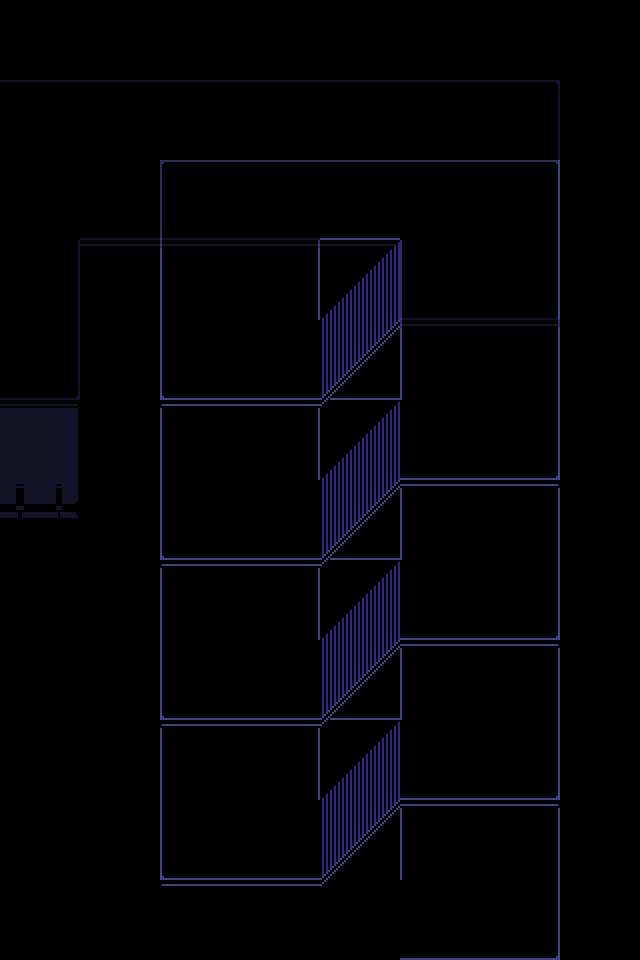

This is a level from a 2D game, rendered from its Tiled map with the project's own tilesets. A one-line summary and the map file follow, with tile-layer data summarised:
An orthogonal 16x24 tile map with 40x40 px tiles, 5 tile layers (B5, B4, B3, LowerFloor, ...) and 55 objects (38x floor, 10x floor_switcher, spawn).

<map version="1.10" tiledversion="1.10.2" orientation="orthogonal" renderorder="right-down" width="16" height="24" tilewidth="40" tileheight="40" infinite="0" nextlayerid="19" nextobjectid="100">
 <editorsettings>
  <export target="floored.lua" format="lua" />
 </editorsettings>
 <tileset firstgid="1" source="../tilesets/castle.tsx" />
 <layer id="11" name="B5" width="16" height="24" offsetx="0" offsety="480">
  <data>[384 cells, 76 non-empty, 16 distinct tile ids]</data>
 </layer>
 <objectgroup color="#ff00ff" id="17" name="objects_B5">
  <object id="82" name="floor" x="160" y="880" width="160" height="20">
   <properties>
    <property name="group" value="5" />
   </properties>
  </object>
  <object id="83" name="floor" x="120" y="640" width="40" height="240">
   <properties>
    <property name="group" value="5" />
   </properties>
  </object>
  <object id="84" name="floor" x="160" y="600" width="400" height="40">
   <properties>
    <property name="group" value="5" />
   </properties>
  </object>
  <object id="85" name="floor" x="400" y="960" width="160" height="40">
   <properties>
    <property name="group" value="5" />
   </properties>
  </object>
  <object id="86" name="floor" x="390" y="720" width="10" height="240">
   <properties>
    <property name="group" value="5" />
   </properties>
  </object>
  <object id="87" name="floor" x="395" y="725" width="98.995" height="7.07107" rotation="135">
   <properties>
    <property name="group" value="5" />
   </properties>
  </object>
  <object id="88" name="floor" x="400" y="810" width="106.066" height="7.07107" rotation="135">
   <properties>
    <property name="group" value="5" />
   </properties>
  </object>
 </objectgroup>
 <layer id="10" name="B4" width="16" height="24" offsetx="0" offsety="320">
  <data>[384 cells, 76 non-empty, 16 distinct tile ids]</data>
 </layer>
 <objectgroup color="#ff00ff" id="16" name="objects_B4">
  <object id="73" name="floor" x="160" y="720" width="160" height="20">
   <properties>
    <property name="group" value="4" />
   </properties>
  </object>
  <object id="74" name="floor" x="120" y="480" width="40" height="240">
   <properties>
    <property name="group" value="4" />
   </properties>
  </object>
  <object id="75" name="floor" x="160" y="440" width="400" height="40">
   <properties>
    <property name="group" value="4" />
   </properties>
  </object>
  <object id="76" name="floor" x="400" y="800" width="160" height="40">
   <properties>
    <property name="group" value="4" />
   </properties>
  </object>
  <object id="77" name="floor" x="390" y="560" width="10" height="160">
   <properties>
    <property name="group" value="4" />
   </properties>
  </object>
  <object id="78" name="floor" x="395" y="565" width="98.995" height="7.07107" rotation="135">
   <properties>
    <property name="group" value="4" />
   </properties>
  </object>
  <object id="79" name="floor" x="400" y="650" width="106.066" height="7.07107" rotation="135">
   <properties>
    <property name="group" value="4" />
   </properties>
  </object>
  <object id="80" name="floor" x="395" y="725" width="98.995" height="7.07107" rotation="135">
   <properties>
    <property name="group" value="4" />
   </properties>
  </object>
  <object id="81" name="floor" x="400" y="810" width="106.066" height="7.07107" rotation="135">
   <properties>
    <property name="group" value="4" />
   </properties>
  </object>
 </objectgroup>
 <layer id="8" name="B3" width="16" height="24" offsetx="0" offsety="160">
  <data>[384 cells, 76 non-empty, 16 distinct tile ids]</data>
 </layer>
 <objectgroup color="#ff00ff" id="15" name="objects_B3">
  <object id="64" name="floor" x="160" y="560" width="160" height="20">
   <properties>
    <property name="group" value="3" />
   </properties>
  </object>
  <object id="65" name="floor" x="120" y="320" width="40" height="240">
   <properties>
    <property name="group" value="3" />
   </properties>
  </object>
  <object id="66" name="floor" x="160" y="280" width="400" height="40">
   <properties>
    <property name="group" value="3" />
   </properties>
  </object>
  <object id="67" name="floor" x="400" y="640" width="160" height="40">
   <properties>
    <property name="group" value="3" />
   </properties>
  </object>
  <object id="68" name="floor" x="390" y="400" width="10" height="160">
   <properties>
    <property name="group" value="3" />
   </properties>
  </object>
  <object id="69" name="floor" x="395" y="405" width="98.995" height="7.07107" rotation="135">
   <properties>
    <property name="group" value="3" />
   </properties>
  </object>
  <object id="70" name="floor" x="400" y="490" width="106.066" height="7.07107" rotation="135">
   <properties>
    <property name="group" value="3" />
   </properties>
  </object>
  <object id="71" name="floor" x="395" y="565" width="98.995" height="7.07107" rotation="135">
   <properties>
    <property name="group" value="3" />
   </properties>
  </object>
  <object id="72" name="floor" x="400" y="650" width="106.066" height="7.07107" rotation="135">
   <properties>
    <property name="group" value="3" />
   </properties>
  </object>
 </objectgroup>
 <layer id="3" name="LowerFloor" width="16" height="24">
  <data>[384 cells, 76 non-empty, 16 distinct tile ids]</data>
 </layer>
 <objectgroup color="#ff00ff" id="12" name="objects_2">
  <object id="21" name="floor" x="160" y="400" width="160" height="20">
   <properties>
    <property name="group" value="2" />
   </properties>
  </object>
  <object id="26" name="floor" x="120" y="160" width="40" height="80">
   <properties>
    <property name="group" value="2" />
   </properties>
  </object>
  <object id="27" name="floor" x="160" y="120" width="400" height="40">
   <properties>
    <property name="group" value="2" />
   </properties>
  </object>
  <object id="28" name="floor" x="400" y="480" width="160" height="40">
   <properties>
    <property name="group" value="2" />
   </properties>
  </object>
  <object id="31" name="floor" x="390" y="240" width="10" height="160">
   <properties>
    <property name="group" value="2" />
   </properties>
  </object>
  <object id="49" name="floor" x="395" y="245" width="98.995" height="7.07107" rotation="135">
   <properties>
    <property name="group" value="2" />
   </properties>
  </object>
  <object id="50" name="floor" x="400" y="330" width="106.066" height="7.07107" rotation="135">
   <properties>
    <property name="group" value="2" />
   </properties>
  </object>
  <object id="62" name="floor" x="395" y="405" width="98.995" height="7.07107" rotation="135">
   <properties>
    <property name="group" value="2" />
   </properties>
  </object>
  <object id="63" name="floor" x="400" y="490" width="106.066" height="7.07107" rotation="135">
   <properties>
    <property name="group" value="2" />
   </properties>
  </object>
 </objectgroup>
 <layer id="1" name="UpperFloor" width="16" height="24" opacity="0.3">
  <data>[384 cells, 90 non-empty, 15 distinct tile ids]</data>
 </layer>
 <objectgroup color="#5500ff" id="4" name="markers">
  <object id="1" name="spawn" x="40" y="160">
   <point />
  </object>
 </objectgroup>
 <objectgroup color="#ff007f" id="18" name="objects_switcher">
  <!-- 20 objects omitted --></objectgroup>
 <objectgroup color="#ff00ff" id="5" name="objects">
  <!-- 12 objects omitted --></objectgroup>
 <objectgroup color="#0000ff" id="6" name="collision">
  <!-- 6 objects omitted --></objectgroup>
</map>
<!-- 20 of 55 objects omitted -->